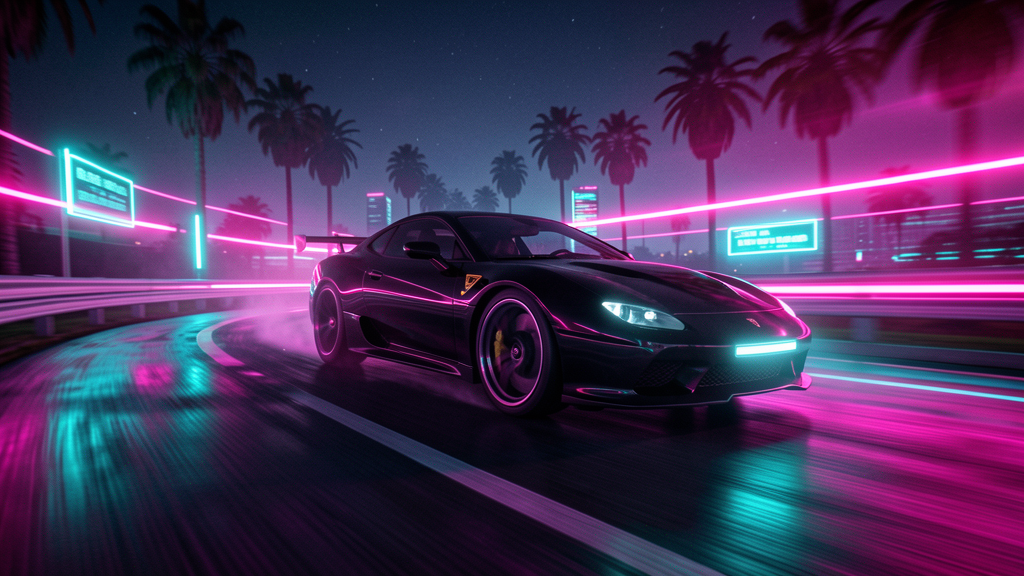
#> input picture video/car_images/car1.png, 1024 x 576 px
$ python -i gen_video_cars.py   (imports and definitions only)
#> lines starting #> are read from the running program, lines starting #| are printed output that depends on the picture
#!/usr/bin/env python3
"""Generate video frames with fast car backgrounds + text overlays.
Uses generated car images as backgrounds with Ken Burns zoom/pan effect.
Text overlays in synthwave style: neon glow, bold serif."""
import numpy as np
from PIL import Image, ImageDraw, ImageFont, ImageFilter
import os, subprocess, math

WIDTH, HEIGHT = 1280, 720
FPS = 30
FRAMES_DIR = os.path.join(os.path.dirname(__file__), "frames")
CAR_DIR = os.path.join(os.path.dirname(__file__), "car_images")

narr_path = os.path.join(os.path.dirname(__file__), "narration.mp3")
# [2 lines that did not run here, left out]
# [1 line that did not run here, left out]
# [1 line that did not run here, left out]

# Colors
BLACK = (8, 8, 12)
RED = (255, 59, 59)
GOLD = (255, 182, 39)
WHITE = (255, 255, 255)
DIM = (120, 120, 160)
NEON_PINK = (255, 20, 147)
NEON_CYAN = (0, 255, 255)
NEON_PURPLE = (180, 80, 255)

FONT_PATHS = [
    "/usr/share/fonts/TTF/DejaVuSans-Bold.ttf",
    "/usr/share/fonts/dejavu/DejaVuSans-Bold.ttf",
    "/usr/share/fonts/TTF/DejaVuSans.ttf",
]
FONT_SERIF_PATHS = [
    "/usr/share/fonts/TTF/DejaVuSerif-Bold.ttf",
    "/usr/share/fonts/dejavu/DejaVuSerif-Bold.ttf",
]

# [6 lines left out: function load_font, not called in this run]

# Load car images
car_images = []
# [5 lines not run here, left out]

# Segment definitions (fraction-based, scales to actual narration duration)
SEGMENT_DEFS = [
    (0.00, 0.03, "WHAT THEY\nTHREW AWAY", "title"),
    (0.03, 0.08, "My name is Paul Adcock.\nI am a software engineer.\nSelf-taught. Relentless.", "body"),
    (0.08, 0.14, "I worked at Syncreon.\nSwallowed by DP World.\nOne of the largest supply chain\noperations on the planet.", "body"),
    (0.14, 0.20, "I built systems there.\nReal systems.\nThe kind that move cars through factories.\nOne mistake costs a contract.", "body"),
    (0.20, 0.24, "I showed up every day.\nI delivered.\nI cared about the work\nmore than I was supposed to.", "body"),
    (0.24, 0.28, "And then they let me go.", "hit"),
    (0.28, 0.33, "No explanation that matched the work.\nNo recognition for what I built.\nJust gone.", "body"),
    (0.33, 0.37, "You can fire the person.\nBut you cannot fire what they built.", "quote"),
    (0.37, 0.44, "Here is what I found.\nDP World and Syncreon named in\n32+ federal lawsuits.", "stat"),
    (0.44, 0.50, "Wage theft.\nNLRB violations.\nUnion suppression.\nBribery convictions.", "stat"),
    (0.50, 0.55, "Not a bad day.\nA pattern.\nA business model built on\ntreating people as disposable.", "body"),
    (0.55, 0.61, "I was not the first.\nI will not be the last.\nBut I am the one who built\na platform to document it.", "body"),
    (0.61, 0.67, "I built AutoSeq.\n16 modules. 19 OEMs. SAP.\nI rebuilt it alone for free.", "card"),
    (0.67, 0.71, "I built OwlAI Studio.\nFully local AI. Zero cloud.\nZero API costs.", "card"),
    (0.71, 0.75, "I built RemixMii.\nMusic platform. DJ mixer.\nLive on GitHub Pages.", "card"),
    (0.75, 0.79, "I built OwlEmu.\nNES emulator. Original game.\n6502 assembly. From scratch.", "card"),
    (0.79, 0.87, "I built LegalPath.\nA Bad Company Index documenting\ncompanies with sourced records\nof labor violations.\nIncluding DP World.", "card"),
    (0.87, 0.93, "12,540 lines of code.\n28 views. 33 templates.\n400 keyword patterns.\nBuilt by one person.\nThe person they let go.", "stat"),
    (0.93, 0.97, "The company that fired me\nis worth $20 billion.\nThe engineer they discarded\nbuilt all of this alone.", "stat"),
    (0.97, 1.00, "They did not break me.\nThey freed me.", "quote"),
    (1.00, 1.02, "If you have been let go.\nIf you have been discarded.\nIf you have been made to feel worthless.", "body"),
    (1.02, 1.05, "You are not alone.\nYou are not done.\nBuild anyway.", "finale"),
]

# [1 line that did not run here, left out]
# [1 line not run here, left out]

def get_segment(t_val):
    for start, end, txt, typ in SEGMENTS:
        if start <= t_val < end:
            return start, end, txt, typ
    return SEGMENTS[-1]

def ease_in_out(t_val):
    return 0.5 - 0.5 * math.cos(math.pi * min(max(t_val, 0), 1))

# Speed lines overlay
# [35 lines left out: functions draw_speed_lines, get_car_bg, not called in this run]

# Precompute embers
# [1 line not run here, left out]
EMBER_SEEDS = [(np.random.random(), np.random.random(), np.random.random(),
                 np.random.random(), np.random.random()) for _ in range(25)]

# [12 lines left out: function draw_glow_text, not called in this run]

def draw_frame(frame_idx):
    t_val = frame_idx / FPS
    start, end, text, typ = get_segment(t_val)
    local_t = t_val - start
    duration = max(end - start, 0.1)
    progress = local_t / duration

    # Pick car background based on segment index
    seg_idx = 0
    for i, (s, e, _, _) in enumerate(SEGMENTS):
        if s <= t_val < e:
            seg_idx = i
            break

    # Get car background with Ken Burns
    if car_images:
        car_idx = seg_idx % len(car_images)
        img = get_car_bg(car_idx, frame_idx, start, end)
    else:
        img = Image.new("RGB", (WIDTH, HEIGHT), BLACK)

    draw = ImageDraw.Draw(img)

    # Speed lines
    draw_speed_lines(draw, frame_idx)

    # Embers
    for i, (sx, sy, ss, sp, sc) in enumerate(EMBER_SEEDS):
        px = (sx * WIDTH + t_val * 20 * sp) % WIDTH
        py = HEIGHT - ((t_val * (30 + i * 5) + i * 40) % (HEIGHT + 40))
        if 0 <= px < WIDTH and 0 <= py < HEIGHT:
            sz = 1 + int(ss * 2)
            alpha = sc * 0.4 + 0.1
            color = GOLD if i % 3 == 0 else RED
            color = tuple(int(c * alpha) for c in color)
            draw.ellipse([px-sz, py-sz, px+sz, py+sz], fill=color)

    # Vignette
    for i in range(60):
        alpha = int(100 * (i / 60) ** 2)
        draw.rectangle([i, i, WIDTH-i, HEIGHT-i], outline=(0, 0, 0))

    # --- Type-specific rendering ---
    if typ == "title":
        fade = ease_in_out(min(progress * 3, 1))
        font = load_font(72, serif=True)
        lines = text.split('\n')
        total_h = len(lines) * 85
        y = (HEIGHT - total_h) // 2
        for line in lines:
            bbox = draw.textbbox((0, 0), line, font=font)
            w = bbox[2] - bbox[0]
            x = (WIDTH - w) // 2
            # Neon glow
            for off in range(4, 0, -1):
                draw.text((x+off, y+off), line, fill=(80, 20, 20), font=font)
                draw.text((x-off, y-off), line, fill=(80, 20, 20), font=font)
            color = tuple(int(RED[i] + (GOLD[i] - RED[i]) * fade) for i in range(3))
            draw.text((x, y), line, fill=color, font=font)
            y += 85
        sub_font = load_font(20)
        sub = "Paul Adcock / OwlLogics"
        bbox = draw.textbbox((0, 0), sub, font=sub_font)
        sw = bbox[2] - bbox[0]
        draw.text(((WIDTH - sw) // 2, y + 30), sub, fill=DIM, font=sub_font)

    elif typ == "hit":
        # Hard cut — black overlay, white text
        fade = ease_in_out(min(progress * 5, 1))
        overlay_img = Image.new("RGB", (WIDTH, HEIGHT), BLACK)
        img = Image.blend(img, overlay_img, fade)
        draw = ImageDraw.Draw(img)
        font = load_font(56, serif=True)
        lines = text.split('\n')
        y = (HEIGHT - len(lines) * 65) // 2
        for line in lines:
            bbox = draw.textbbox((0, 0), line, font=font)
            w = bbox[2] - bbox[0]
            x = (WIDTH - w) // 2
            draw.text((x, y), line, fill=WHITE, font=font)
            y += 65

    elif typ == "quote":
        fade = ease_in_out(min(progress * 2, 1))
        font = load_font(40, serif=True)
        lines = text.split('\n')
        total_h = len(lines) * 55
        y = (HEIGHT - total_h) // 2
        draw.line([WIDTH//2 - 200, y - 20, WIDTH//2 - 200, y + total_h + 10], fill=RED, width=3)
        for line in lines:
            bbox = draw.textbbox((0, 0), line, font=font)
            w = bbox[2] - bbox[0]
            x = (WIDTH - w) // 2 + 20
            color = tuple(int(WHITE[i] * fade + BLACK[i] * (1 - fade)) for i in range(3))
            draw.text((x, y), line, fill=color, font=font)
            y += 55

    elif typ == "stat":
        fade = ease_in_out(min(progress * 2.5, 1))
        font_big = load_font(48, serif=True)
        font_body = load_font(26)
        lines = text.split('\n')
        total_h = len(lines) * 50
        y = (HEIGHT - total_h) // 2
        for i, line in enumerate(lines):
            if i == 0:
                bbox = draw.textbbox((0, 0), line, font=font_big)
                w = bbox[2] - bbox[0]
                x = (WIDTH - w) // 2
                color = tuple(int(RED[j] * fade + BLACK[j] * (1 - fade)) for j in range(3))
                draw.text((x, y), line, fill=color, font=font_big)
                y += 60
            else:
                bbox = draw.textbbox((0, 0), line, font=font_body)
                w = bbox[2] - bbox[0]
                x = (WIDTH - w) // 2
                color = tuple(int(WHITE[j] * fade + BLACK[j] * (1 - fade)) for j in range(3))
                draw.text((x, y), line, fill=color, font=font_body)
                y += 38

    elif typ == "card":
        fade = ease_in_out(min(progress * 2.5, 1))
        card_w, card_h = 700, 400
        cx = (WIDTH - card_w) // 2
        cy = (HEIGHT - card_h) // 2
        draw.rectangle([cx, cy, cx + card_w, cy + card_h], fill=(24, 24, 34))
        border_w = int(card_w * fade)
        draw.rectangle([cx, cy, cx + border_w, cy + 3], fill=RED)
        draw.rectangle([cx, cy + card_h - 1, cx + card_w, cy + card_h], fill=(40, 40, 56))
        font_title = load_font(34, serif=True)
        font_body = load_font(22)
        lines = text.split('\n')
        y = cy + 30
        for i, line in enumerate(lines):
            if i == 0:
                bbox = draw.textbbox((0, 0), line, font=font_title)
                w = bbox[2] - bbox[0]
                x = cx + (card_w - w) // 2
                color = tuple(int(WHITE[j] * fade + (24,24,34)[j] * (1-fade)) for j in range(3))
                draw.text((x, y), line, fill=color, font=font_title)
                y += 50
            else:
                bbox = draw.textbbox((0, 0), line, font=font_body)
                w = bbox[2] - bbox[0]
                x = cx + (card_w - w) // 2
                color = tuple(int(DIM[j] * fade + (24,24,34)[j] * (1-fade)) for j in range(3))
                draw.text((x, y), line, fill=color, font=font_body)
                y += 32

    elif typ == "finale":
        font_big = load_font(52, serif=True)
        lines = text.split('\n')
        line_dur = duration / len(lines)
        y = (HEIGHT - len(lines) * 70) // 2
        for i, line in enumerate(lines):
            line_start = i * line_dur
            line_fade = ease_in_out(min((local_t - line_start) / 1.0, 1))
            if line_fade > 0:
                bbox = draw.textbbox((0, 0), line, font=font_big)
                w = bbox[2] - bbox[0]
                x = (WIDTH - w) // 2
                if "Build anyway" in line:
                    color = tuple(int(RED[j] * line_fade + BLACK[j] * (1 - line_fade)) for j in range(3))
                else:
                    color = tuple(int(WHITE[j] * line_fade + BLACK[j] * (1 - line_fade)) for j in range(3))
                draw.text((x, y), line, fill=color, font=font_big)
            y += 70

    else:  # body
        fade = ease_in_out(min(progress * 2.5, 1))
        out_fade = ease_in_out(max(1.0 - (progress - 0.8) * 5, 0))
        vis = fade * out_fade
        font = load_font(30)
        lines = text.split('\n')
        total_h = len(lines) * 45
        y = (HEIGHT - total_h) // 2
        for line in lines:
            bbox = draw.textbbox((0, 0), line, font=font)
            w = bbox[2] - bbox[0]
            x = (WIDTH - w) // 2
            color = tuple(int(WHITE[j] * vis + BLACK[j] * (1 - vis)) for j in range(3))
            draw.text((x, y), line, fill=color, font=font)
            y += 45

    # Watermark
    wm_font = load_font(14)
    draw.text((20, HEIGHT - 25), "OWLLOGICS", fill=(40, 40, 56), font=wm_font)
    draw.text((WIDTH - 120, HEIGHT - 25), "turtle-pb.github.io/fu", fill=(40, 40, 56), font=wm_font)

    return img

# [8 lines not run here, left out]

>>> import cv2
>>> picture = cv2.imread('car_images/car1.png', cv2.IMREAD_GRAYSCALE)
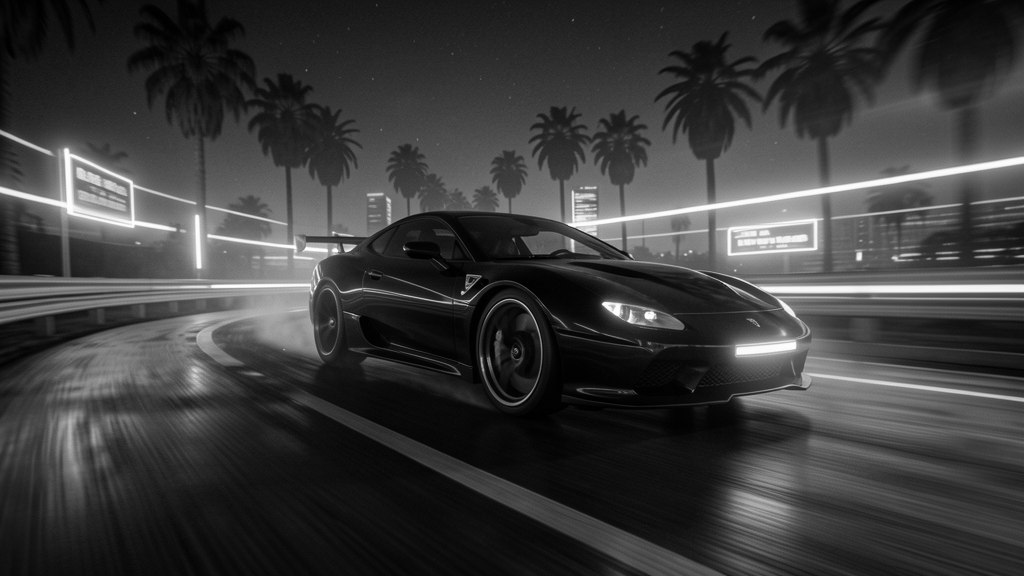
#> picture: shape (576, 1024); min 0, max 255, mean 59.7
>>> result = draw_frame(picture)
#> (the run stopped early here; a loop or call above may not have finished)
